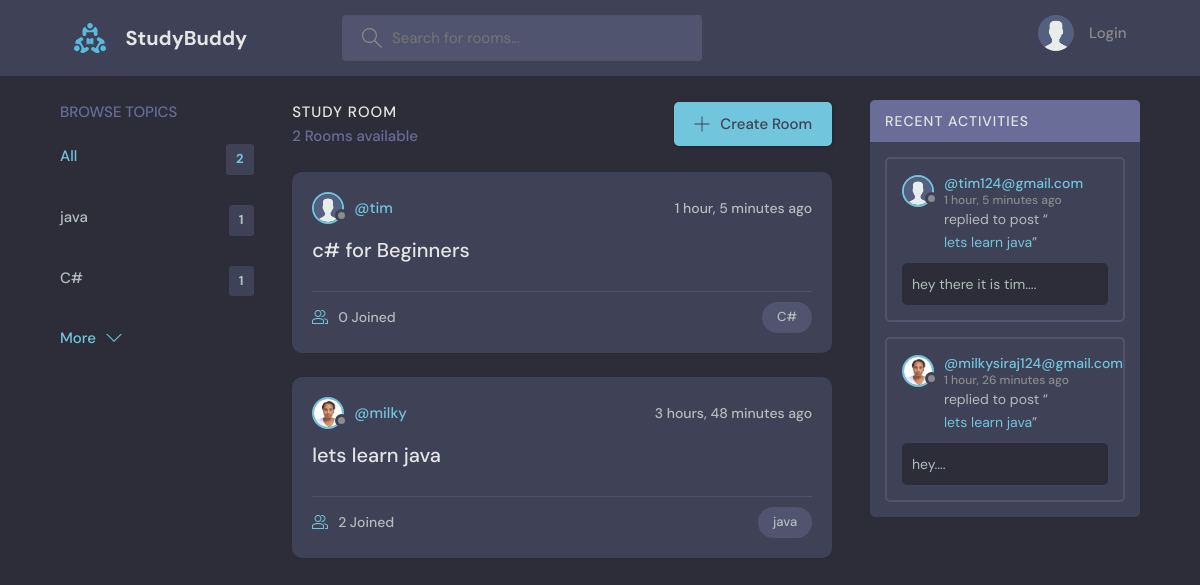
The page / on the database its author committed.
### base/models.py (models this page shows, shortened)
class Topic(models.Model):
    name=models.CharField(max_length=200)

class Room(models.Model):
    host=models.ForeignKey(User, on_delete=models.SET_NULL, null=True)
    topic=models.ForeignKey(Topic, on_delete=models.SET_NULL, null=True)
    name=models.CharField(max_length=200)
    description=models.TextField(null=True, blank=True)
    participants=models.ManyToManyField(User,related_name='participants', blank=True)
    updated = models.DateTimeField(auto_now=True)
    created = models.DateTimeField(auto_now_add=True)
    class Meta:
        ordering=['-updated', '-created']
    def __str__(self):
        return self.name

class User(AbstractUser):
    name = models.CharField(max_length=200, null=True)
    email = models.EmailField(unique=True, null=True)
    bio =  models.TextField(null=True)
    avatar = models.ImageField(null=True, default="avatar.svg")
    USERNAME_FIELD = 'email'
    REQUIRED_FIELDS = []

class Message(models.Model):
    user=models.ForeignKey(User, on_delete=models.CASCADE)
    room=models.ForeignKey(Room, on_delete=models.CASCADE)
    body=models.TextField()
    updated = models.DateTimeField(auto_now=True)
    created = models.DateTimeField(auto_now_add=True)
    class Meta:
        ordering=['-updated', '-created']
    def __str__(self):
        return self.body[0:50]

### base/views.py (the view)
# urls.py: path('', views.home, name="home"),
def  home(request):
    q=request.GET.get('q') if request.GET.get('q') !=None else ''
    rooms=Room.objects.filter(
        Q(topic__name__icontains=q) |
        Q(name__icontains=q)|
        Q(description__icontains=q)
        )
    topics=Topic.objects.all()[0:5]
    room_count= rooms.count()
    room_messages=Message.objects.filter(Q(room__topic__name__icontains=q))
    context={'rooms':rooms, 'topics': topics, 'room_count':room_count,'room_messages':room_messages}
    return render(request, 'base/home.html', context)

### base/templates/base/home.html (shortened to what this page needs)
{% extends 'main.html' %} {% block content %}
<body>
  <main class="layout layout--3">
    <div class="container">
      {% include 'base/topics_component.html' %}
      <div class="roomList">
        <div class="roomList__header">
          <div>
            <h2>Study Room</h2>
            <p>{{room_count}} Rooms available</p>
          </div>
          <a class="btn btn--main" href="{% url 'create-room' %}">
            <svg
              version="1.1"
              xmlns="http://www.w3.org/2000/svg"
              width="32"
              height="32"
              viewBox="0 0 32 32"
            >
              <title>add</title>
              <path
                d="M16.943 0.943h-1.885v14.115h-14.115v1.885h14.115v14.115h1.885v-14.115h14.115v-1.885h-14.115v-14.115z"
              ></path>
            </svg>
            Create Room
          </a>
        </div>
        {% include 'base/feed_component.html' %}
      </div>
      {% include 'base/activity_component.html' %}
    </div>
  </main>
</body>
{% endblock %}

### base/templates/base/topics_component.html
<div class="topics">
  <div class="topics__header">
    <h2>Browse Topics</h2>
  </div>
  <ul class="topics__list">
    <li>
      <a href="{% url 'home' %}" class="active"
        >All <span>{{topics.count}}</span></a
      >
    </li>
    {% for topic in topics %}
    <li>
      <a href="{% url 'home' %}?q={{topic.name}}"
        >{{topic.name}} <span>{{topic.room_set.all.count}}</span></a
      >
    </li>
    {% endfor %}
  </ul>
  <a class="btn btn--link" href="{% url 'topics-page' %}">
    More
    <svg
      version="1.1"
      xmlns="http://www.w3.org/2000/svg"
      width="32"
      height="32"
      viewBox="0 0 32 32"
    >
      <title>chevron-down</title>
      <path d="M16 21l-13-13h-3l16 16 16-16h-3l-13 13z"></path>
    </svg>
  </a>
</div>

### base/templates/base/feed_component.html (shortened to what this page needs)
{% for room in rooms %}
<div class="roomListRoom">
  <div class="roomListRoom__header">
    <a
      href="{% url 'user-profile' room.host.id %}"
      class="roomListRoom__author"
    >
      <div class="avatar avatar--small">
        <img src="{{room.host.avatar.url}}" />
      </div>
      <span>@{{room.host.username}}</span>
    </a>
    <div class="roomListRoom__actions">
      <span> {{room.created|timesince}} ago</span>
    </div>
  </div>
  <div class="roomListRoom__content">
    <a href="{% url 'room' room.id %}">{{room.name}}</a>
  </div>
  <div class="roomListRoom__meta">
    <a href="{% url 'room' room.id %}" class="roomListRoom__joined">
      {{room.participants.all.count}} Joined
    </a>
    <p class="roomListRoom__topic">{{room.topic.name}}</p>
  </div>
</div>
{% endfor %}

### base/templates/base/activity_component.html (shortened to what this page needs)
<div class="activities">
  <div class="activities__header">
    <h2>Recent Activities</h2>
  </div>
  {%for message in room_messages %}
  <div class="activities__box">
    <div class="activities__boxHeader roomListRoom__header">
      <a
        href="{% url 'user-profile' message.user.id %}"
        class="roomListRoom__author"
      >
        <div class="avatar avatar--small">
          <img src="{{message.user.avatar.url}}" />
        </div>
        <p>
          @{{message.user}}
          <span>{{message.created|timesince}} ago</span>
        </p>
      </a>
    </div>
    <div class="activities__boxContent">
      <p>
        replied to post “<a href="{% url 'room' message.room.id %}"
          >{{message.room}}</a
        >”
      </p>
      <div class="activities__boxRoomContent">{{message}}....</div>
    </div>
  </div>
  {% endfor %}
</div>

### rows shown on the page
Topic: name "java", room_set.all.count "1"
Topic: name "C#", room_set.all.count "1"
Room: host.avatar (placeholder picture), host.username "tim", created "1 hour, 5 minutes", name "c# for Beginners", participants.all.count "0", topic.name "C#"
Room: host.avatar (picture), host.username "milky", created "3 hours, 48 minutes", name "lets learn java", participants.all.count "2", topic.name "java"
Message: user.avatar (placeholder picture), user "tim124@gmail.com", created "1 hour, 5 minutes", room "lets learn java", body "hey there it is tim"
Message: user.avatar (picture), user "milkysiraj124@gmail.com", created "1 hour, 26 minutes", room "lets learn java", body "hey"

### other values the page prints
{{ topics.count }} "2"
{{ room_count }} "2"
